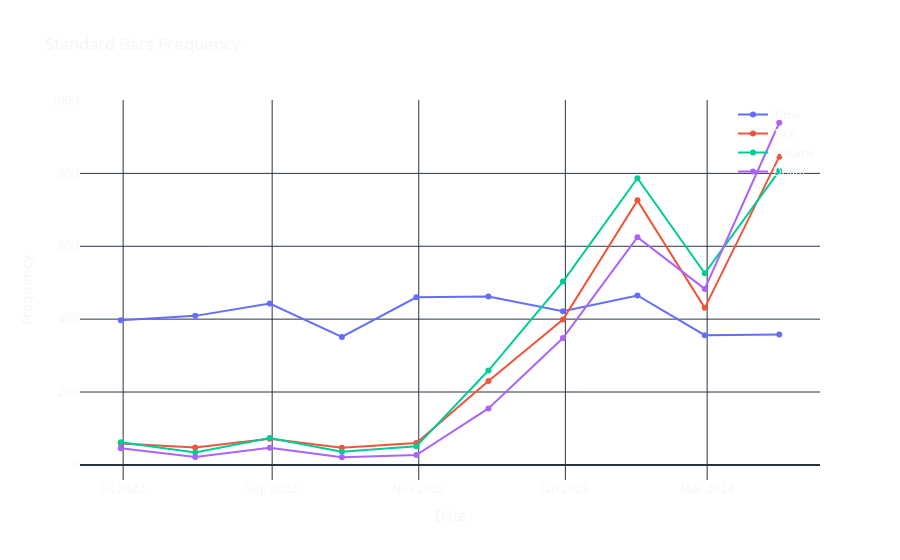

The notebook cell this image was saved under:
### Code cell
# Create and style traces
fig = go.Figure()
fig.add_trace(go.Scatter(x=count_df.index, y=count_df['time'], name='Time'))
fig.add_trace(go.Scatter(x=count_df.index, y=count_df['tick'], name='Tick'))
fig.add_trace(go.Scatter(x=count_df.index, y=count_df['volume'], name='Volume'))
fig.add_trace(go.Scatter(x=count_df.index, y=count_df['dollar'], name='Dollar'))

# Use the function to update layout
update_figure_layout(
    fig,
    title="Standard Bars Frequency",
    xaxis_title="Date",
    yaxis_title="Frequency"
)

# Save count_df data to Excel without overwriting previous sheets
with pd.ExcelWriter(excel_file_path, engine='openpyxl', mode='a', if_sheet_exists='overlay') as writer:
    count_df.to_excel(writer, sheet_name='Standard Bars Frequency RiskLabAI')

# Show the plot
fig.show()

### Figure 1 — Plotly figure (JSON) as saved in the notebook; plotly's stock layout.template omitted (floating-point values rounded to 4 significant figures)
{"data": [{"name": "Time", "type": "scatter", "x": ["2022-06-30T00:00:00", "2022-07-31T00:00:00", "2022-08-31T00:00:00", "2022-09-30T00:00:00", "2022-10-31T00:00:00", "2022-11-30T00:00:00", "2022-12-31T00:00:00", "2023-01-31T00:00:00", "2023-02-28T00:00:00", "2023-03-31T00:00:00"], "y": [397, 409, 443, 351, 460, 462, 422, 465, 356, 358]}, {"name": "Tick", "type": "scatter", "x": ["2022-06-30T00:00:00", "2022-07-31T00:00:00", "2022-08-31T00:00:00", "2022-09-30T00:00:00", "2022-10-31T00:00:00", "2022-11-30T00:00:00", "2022-12-31T00:00:00", "2023-01-31T00:00:00", "2023-02-28T00:00:00", "2023-03-31T00:00:00"], "y": [59, 48, 72, 47, 60, 230, 399, 726, 431, 846]}, {"name": "Volume", "type": "scatter", "x": ["2022-06-30T00:00:00", "2022-07-31T00:00:00", "2022-08-31T00:00:00", "2022-09-30T00:00:00", "2022-10-31T00:00:00", "2022-11-30T00:00:00", "2022-12-31T00:00:00", "2023-01-31T00:00:00", "2023-02-28T00:00:00", "2023-03-31T00:00:00"], "y": [62, 34, 74, 36, 51, 259, 503, 787, 526, 807]}, {"name": "Dollar", "type": "scatter", "x": ["2022-06-30T00:00:00", "2022-07-31T00:00:00", "2022-08-31T00:00:00", "2022-09-30T00:00:00", "2022-10-31T00:00:00", "2022-11-30T00:00:00", "2022-12-31T00:00:00", "2023-01-31T00:00:00", "2023-02-28T00:00:00", "2023-03-31T00:00:00"], "y": [46, 22, 47, 21, 27, 155, 348, 625, 483, 939]}], "layout": {"legend": {"x": 1, "xanchor": "auto", "y": 1, "yanchor": "auto"}, "paper_bgcolor": "rgba(0,0,0,0)", "plot_bgcolor": "rgba(0,0,0,0)", "title": {"text": "Standard Bars Frequency"}, "xaxis": {"title": {"text": "Date"}}, "yaxis": {"title": {"text": "Frequency"}}}}
